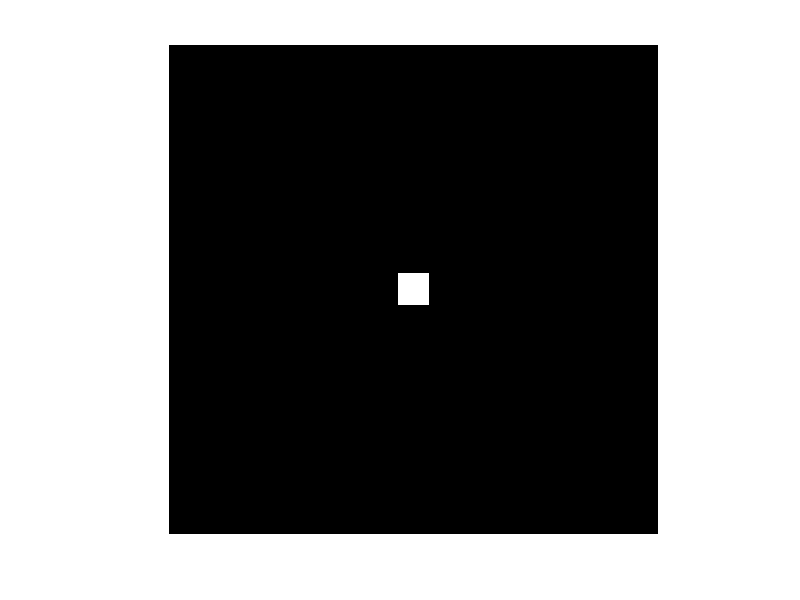
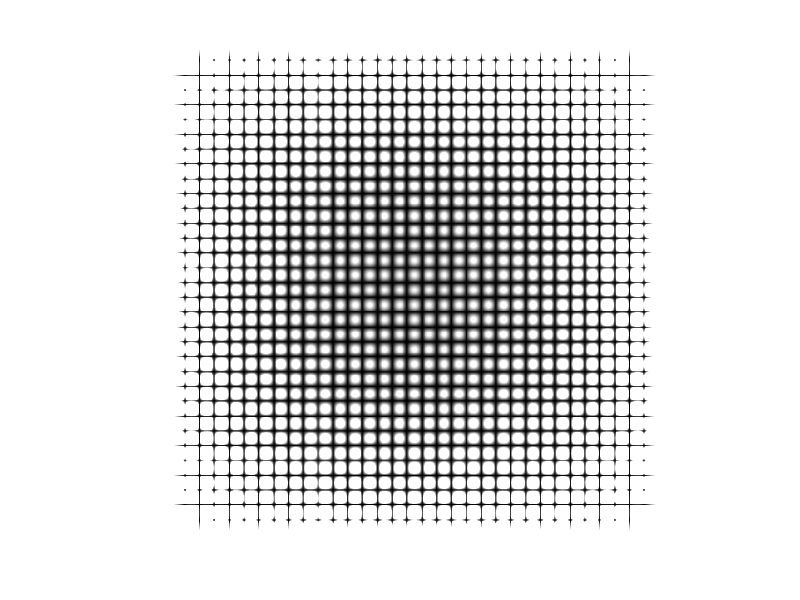
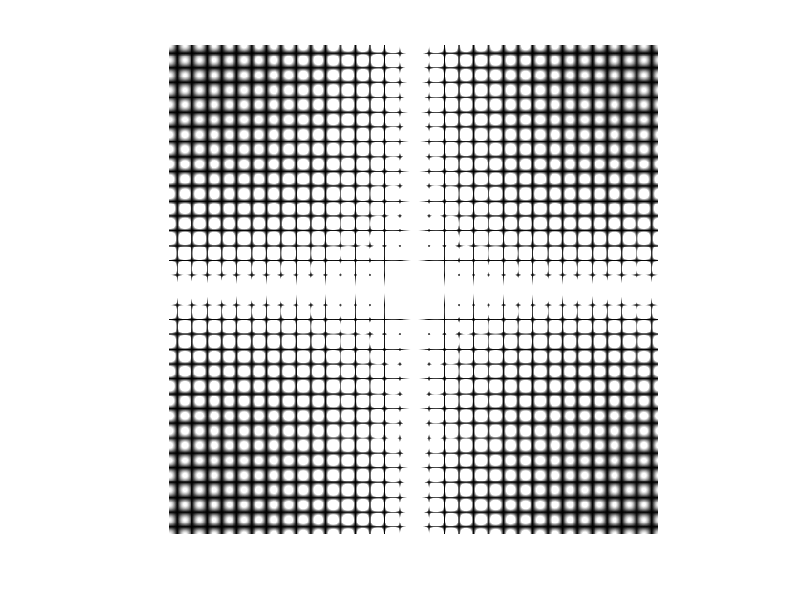

MATLAB code for these plots, in order:
%Qestion 4 - DFT
clear all;
clc;

im1=zeros(512);
im1(240:272,240:272)=255;
figure(1)
imshow(uint8(im1));

im_ff=abs(fft2(im1));
figure(2)
imshow(uint8(im_ff));
figure(3)
im_fft_shift=fftshift(im_ff);
imshow(uint8(im_fft_shift));

%Similar code for other images